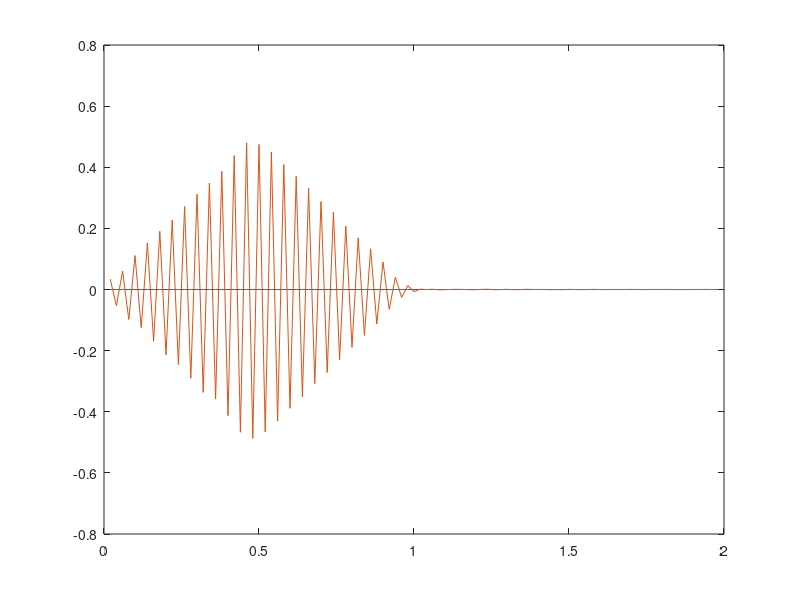

Here is the MATLAB script that generated this plot:
% Leap frog scheme for a hyerbolic equation (left hand moving wave)
clear
clc

format long

a = -1;
N = 100;
x0 = 0; xf = 2;
h = (xf-x0)/N;

k = 0.9*h/abs(a);
tf = 1; t0 = 0;
M = fix((tf-t0)/k);

x = x0+h:h:xf-h;
u0 = zeros(N-1,1);

for j=1:N-1
    if(x(j) < 0)
        u0(j) = 0;
    elseif(0 <= x(j) && x(j) < 0.5)
        u0(j) = x(j);
    elseif(0.5 <= x(j) && x(j) < 1)
        u0(j) = 1-x(j);
    elseif(x(j) >= 0)
        u0(j) = 0;
    end
end

mu = k/h;

u1 = zeros(N-1,1);
u = zeros(N-1,1);

for j=1:N-2
    u1(j) = u0(j) - a*mu*(u0(j+1)-u0(j));
end
u1(N-1) = u0(N-1) - a*mu*(-u0(N-1));

for p=2:M
    u(1) = u0(1) - a*mu*(u1(2));
    for j=2:N-2
        u(j) = u0(j) - a*mu*(u1(j+1)-u1(j-1));
    end
    u(N-1) = u0(N-1) - a*mu*(-u1(N-2));
    
    u0 = u1;
    u1 = u;
    plot(x,u)
    pause(0.01)
end

ue = zeros(N-1,1);
for j=1:N-1
    if(x(j)-a*tf < 0)
        ue(j) = 0;
    elseif(0 <= x(j)-a*tf && x(j)-a*tf < 0.5)
        ue(j) = x(j)-a*tf;
    elseif(0.5 <= x(j)-a*tf && x(j)-a*tf < 1)
        ue(j) = 1-x(j)+a*tf;
    elseif(x(j)-a*tf >= 0)
        ue(j) = 0;
    end
end


plot(x,ue,x,u)